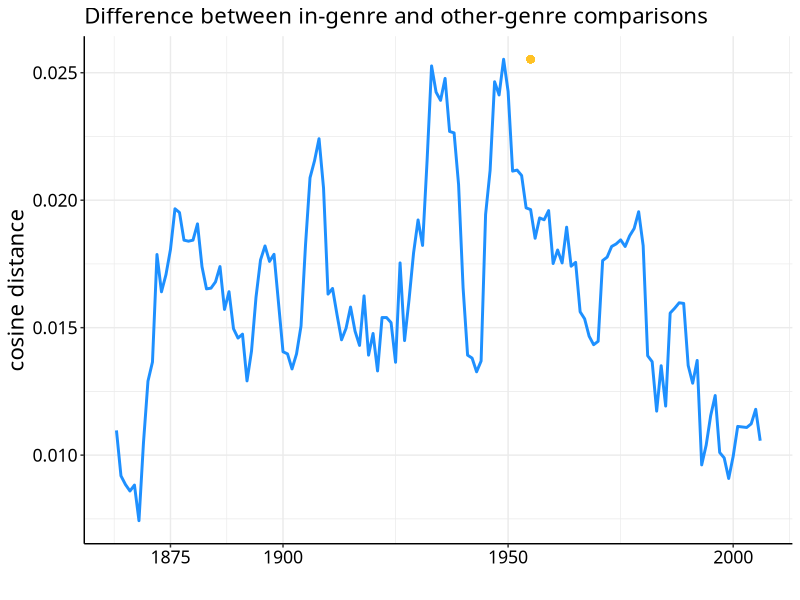
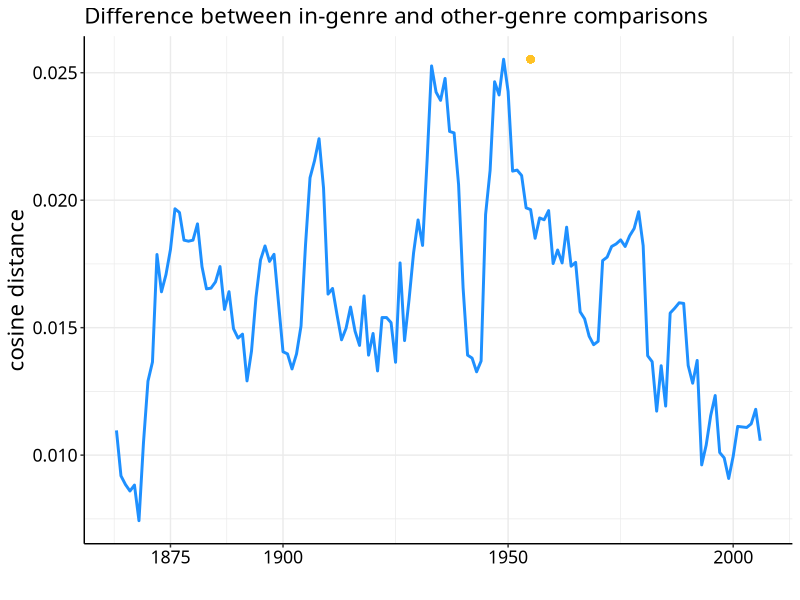

Reproduce these figures in R, in order.
# Plots the difference between in-genre comparisons and comparisons
# to volumes assigned to a different genre.

library(ggplot2)
data <- read.csv('loc_results.tsv', sep = '\t')

# first identify the peak year, considered as the year with the biggest
# positive correlation to y and negative thereafter
biggest = 0
peak = 1859
for (y in 1885 : 1995) {
  res1 = cor.test(data$meandate[data$meandate <= y], data$othergenrediff[data$meandate <= y])
  res2 = cor.test(data$meandate[data$meandate >= y], data$othergenrediff[data$meandate >= y])
  gap = as.vector(res1$estimate) - as.vector(res2$estimate)
  # cat(y, gap, '\n')
  if (gap > biggest) {
    # cat(y, gap, '\n')
    biggest <- gap
    peak <- y
    pvalues <- c(res1$p.value, res2$p.value)
  }
}
cat('peak: ', peak, '\n')
cat(biggest, '\n')
cat(pvalues, '\n')

dates = c()
diffs = c()

for (i in 1863:2006) {
  thesediffs = data$othergenrediff[data$meandate >= i - 3 & data$meandate <= i + 3]
  diffs = c(diffs, median(thesediffs))
  dates = c(dates, i)
}

df <- data.frame(meandate = dates, diff = diffs)

p <- ggplot(df, aes(x = meandate, y = diff)) + 
  geom_line(color = 'dodgerblue', size = 1) +
  theme_bw() + ggtitle('Difference between in-genre and other-genre comparisons') +
  scale_x_continuous("", breaks = c(1875, 1900, 1950, 2000)) +
  scale_y_continuous('cosine distance') +
  geom_point(aes(x= peak , y= max(diffs)), colour="goldenrod1", size = 2) +
  theme(text = element_text(size = 16, family = "Avenir Next Medium"), panel.border = element_blank()) +
  theme(axis.line = element_line(color = 'black'),
        axis.text = element_text(color = 'black'),
        plot.title = element_text(size = 16),
        legend.position = 'none')

tiff("othergenrediffs.tiff", height = 6, width = 9, units = 'in', res=400)
plot(p)
dev.off()
plot(p)